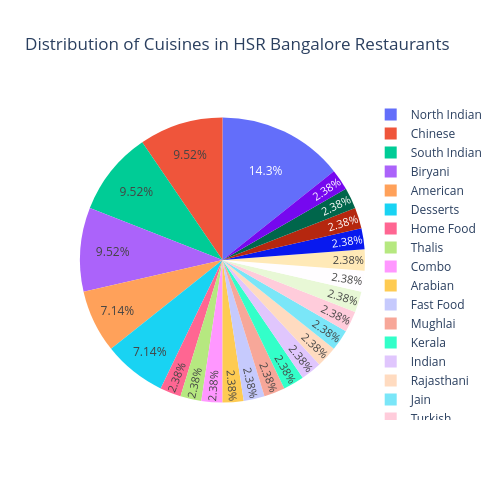

Notebook cell for this chart:
### Code cell
fig=px.pie(
    data_frame=df_Cuisine_HSR,
    names=df_Cuisine_HSR["Cuisine"],
    values=df_Cuisine_HSR["Count"],
    title="Distribution of Cuisines in HSR Bangalore Restaurants",height=500,width=500)
fig.update_traces(textposition="inside")
fig.show()

### Figure 1 — Plotly figure (JSON) as saved in the notebook; plotly's stock layout.template omitted (floating-point values rounded to 4 significant figures)
{"data": [{"domain": {"x": [0, 1], "y": [0, 1]}, "hovertemplate": "Cuisine=%{label}<br>Count=%{value}<extra></extra>", "labels": ["North Indian", "Home Food", "Thalis", "Combo", "American", "Arabian", "Chinese", "Desserts", "Fast Food", "Mughlai", "South Indian", "Kerala", "Indian", "Rajasthani", "Jain", "Biryani", "Turkish", "Portuguese", "Andhra", "Bakery", "Juices", "Kebabs", "Snacks", "Chettinad"], "legendgroup": "", "name": "", "showlegend": true, "textposition": "inside", "type": "pie", "values": [6, 1, 1, 1, 3, 1, 4, 3, 1, 1, 4, 1, 1, 1, 1, 4, 1, 1, 1, 1, 1, 1, 1, 1]}], "layout": {"height": 500, "legend": {"tracegroupgap": 0}, "title": {"text": "Distribution of Cuisines in HSR Bangalore Restaurants"}, "width": 500}}
